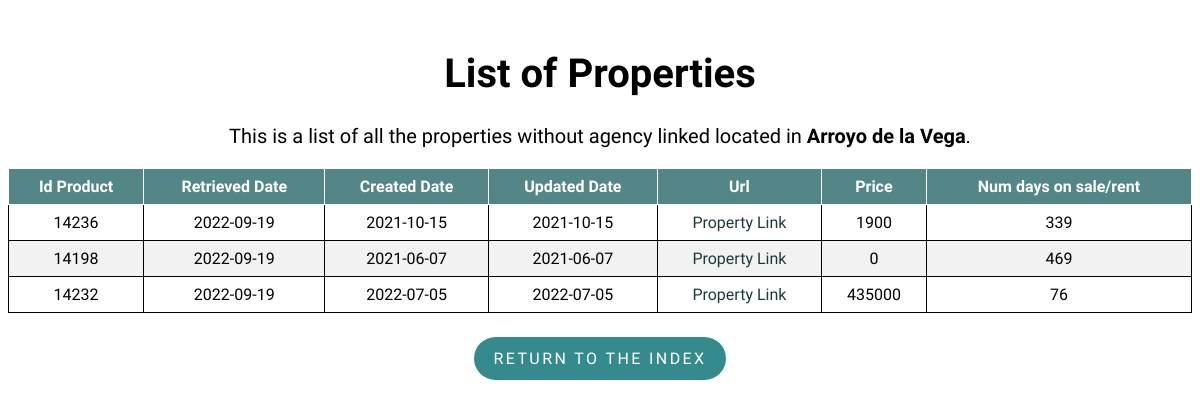
Before: /property/Arroyo de la Vega with the older database file.
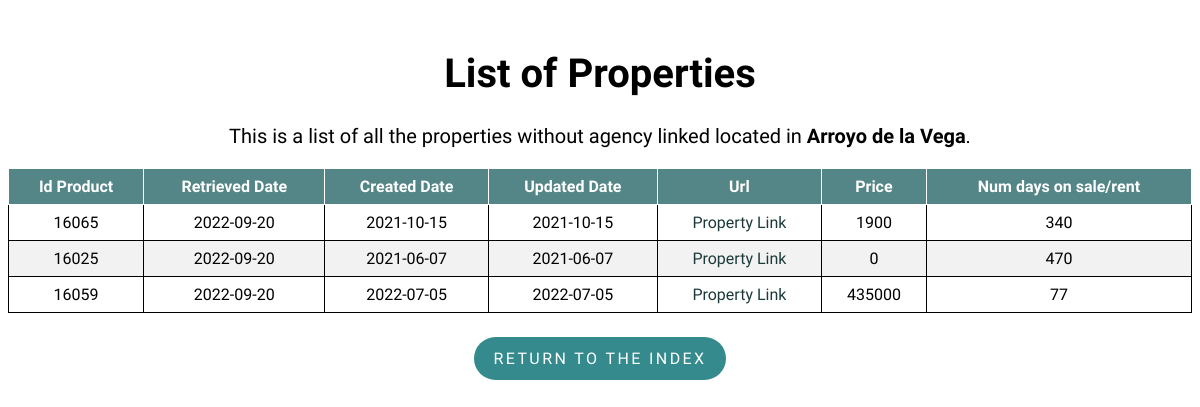
After: the same page with the newer database file.
### flask-app/read_db.py (models this page shows)
class Property(db.Model):
    __tablename__ = 'properties'
    id_product = db.Column(db.Integer, primary_key=True)
    retrieved_date = db.Column(db.Date)
    created_date = db.Column(db.Date)
    url = db.Column(db.Text)
    mobile = db.Column(db.Integer)
    agency = db.Column(db.Text)
    real_estate_id = db.Column(db.Integer)
    price = db.Column(db.Integer)
    type_id = db.Column(db.Integer)
    trans_type_id = db.Column(db.Integer)
    location = db.Column(db.Text)
    num_days = db.Column(db.Integer)
    updated_date = db.Column(db.Date)

### flask-app/read_db.py (the view)
@app.route('/property/<location>', methods=['GET', 'POST'])
def property(location):
    properties = Property.query.filter_by(
        type_id=1, location=location).order_by(Property.url).distinct()
    return render_template('list.html', properties=properties, location=location)

### flask-app/templates/list.html (shortened to what this page needs)
<!DOCTYPE html>
<html lang="en">
<head>
    <link rel="stylesheet" type="text/css" href="{{ url_for('static', filename='styles/style.css') }}">
    <link rel="stylesheet" type="text/css" href="{{ url_for('static', filename='styles/tablesort.css') }}">
</head>
<body>
    <h1 class="list_header" style="font-size:40px;">List of Properties</h1>
    <p class="list_header" style="margin-top: 25px;font-size:20px;">This is a list of all the properties without agency linked located in
        <strong>{{ location }}</strong>.
    </p>
    <table class="table table-sortable">
        <thead>
            <tr>
                <th>Id Product</th>
                <th>Retrieved Date</th>
                <th>Created Date</th>
                <th>Updated Date</th>
                <th>Url</th>
                <th>Price</th>
                <th>Num days on sale/rent</th>
            </tr>
        </thead>
        <tbody>
            {% for property in properties %}
            <tr>
                <td>{{ property.id_product }}</td>
                <td>{{ property.retrieved_date }}</td>
                <td>{{ property.created_date }}</td>
                <td>{{ property.updated_date }}</td>
                <td>
                    <a class="property_link" href={{ property.url }}>Property Link</a>
                </td>
                <td><a>{{ property.price }}</a></td>
                <td>{{ property.num_days }}</td>
            </tr>
            {% endfor %}
        </tbody>
    </table>
    <div class = "btn_container">
        <p class="return_btn"><a class = "btn_link" href="{{ url_for('index') }}">Return to the index</a></p>
    </div>
</body>
</html>

### flask-app/static/styles/style.css (style rules this page uses)
body { font-family: 'Muli','Open Sans','Open Sans-fallback',sans-serif; }
table, th, td { border: 1px solid; }
table { width: 100%; border-collapse: collapse; }
th, td { text-align: center; padding: 8px; }
tr:nth-child(even) { background-color: #f2f2f2 }
th { background-color: rgb(84, 134, 135); color: white; }
.index_header, .list_header { margin-top: 50px; text-align: center; }
a.property_link { text-decoration: none; }
a.property_link:link, a.property_link:visited { color: rgb(28, 58, 58); }
.return_btn { display: inline-block; padding: .75rem 1.25rem; border-radius: 10rem; text-transform: uppercase; font-size: 1rem; letter-spacing: .15rem; transition: all .3s; position: relative; overflow: hidden; z-index: 1; background-color: rgb(52, 138, 140); }
.btn_link { text-decoration: none; color: #fff; }
.btn_container { margin-top: 8px; display: flex; justify-content: center; align-items: center; }

### flask-app/static/styles/tablesort.css (style rules this page uses)
.table-sortable th { cursor: pointer; }

Changed rows visible on the page:
removed Property: id_product "14236", retrieved_date "2022-09-19", created_date "2021-10-15", updated_date "2021-10-15", price "1900", num_days "339"
removed Property: id_product "14198", retrieved_date "2022-09-19", created_date "2021-06-07", updated_date "2021-06-07", price "0", num_days "469"
removed Property: id_product "14232", retrieved_date "2022-09-19", created_date "2022-07-05", updated_date "2022-07-05", price "435000", num_days "76"
added Property: id_product "16065", retrieved_date "2022-09-20", created_date "2021-10-15", updated_date "2021-10-15", price "1900", num_days "340"
added Property: id_product "16025", retrieved_date "2022-09-20", created_date "2021-06-07", updated_date "2021-06-07", price "0", num_days "470"
added Property: id_product "16059", retrieved_date "2022-09-20", created_date "2022-07-05", updated_date "2022-07-05", price "435000", num_days "77"
